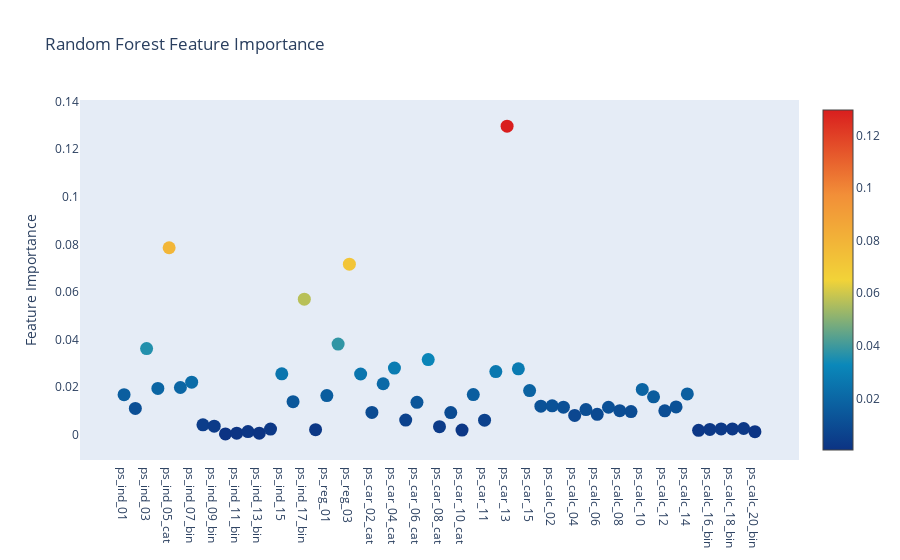

The notebook cell this image was saved under:
### Markdown cell above
## plot.ly scatter plot of feature importances

### Code cell
# Scatter plot 
trace = go.Scatter(
    y = rf.feature_importances_,
    x = features,
    mode='markers',
    marker=dict(
        sizemode = 'diameter',
        sizeref = 1,
        size = 13,
        #size= rf.feature_importances_,
        #color = np.random.randn(500), #set color equal to a variable
        color = rf.feature_importances_,
        colorscale='Portland',
        showscale=True
    ),
    text = features
)
data = [trace]

layout= go.Layout(
    autosize= True,
    title= 'Random Forest Feature Importance',
    hovermode= 'closest',
     xaxis= dict(
         ticklen= 5,
         showgrid=False,
        zeroline=False,
        showline=False
     ),
    yaxis=dict(
        title= 'Feature Importance',
        showgrid=False,
        zeroline=False,
        ticklen= 5,
        gridwidth= 2
    ),
    showlegend= False
)
fig = go.Figure(data=data, layout=layout)
py.iplot(fig,filename='scatter2010')

### Figure 1 — Plotly figure (JSON) as saved in the notebook; plotly's stock layout.template omitted (floating-point values rounded to 4 significant figures)
{"data": [{"marker": {"color": [0.01686, 0.01105, 0.03622, 0.01947, 0.07861, 0.01987, 0.02209, 0.004199, 0.003608, 0.0003743, 0.0006586, 0.001347, 0.0006631, 0.002396, 0.0256, 0.01392, 0.05697, 0.002158, 0.01648, 0.03813, 0.0717, 0.02554, 0.009404, 0.02144, 0.02801, 0.006161, 0.01364, 0.03162, 0.003394, 0.009318, 0.00199, 0.0169, 0.006131, 0.02658, 0.1297, 0.02773, 0.01855, 0.01201, 0.01216, 0.01158, 0.008129, 0.01059, 0.008598, 0.01156, 0.01014, 0.00976, 0.01907, 0.01595, 0.01008, 0.01171, 0.01718, 0.00187, 0.002257, 0.00247, 0.002456, 0.00263, 0.001287], "colorscale": [[0, "rgb(12,51,131)"], [0.25, "rgb(10,136,186)"], [0.5, "rgb(242,211,56)"], [0.75, "rgb(242,143,56)"], [1, "rgb(217,30,30)"]], "showscale": true, "size": 13, "sizemode": "diameter", "sizeref": 1}, "mode": "markers", "text": ["ps_ind_01", "ps_ind_02_cat", "ps_ind_03", "ps_ind_04_cat", "ps_ind_05_cat", "ps_ind_06_bin", "ps_ind_07_bin", "ps_ind_08_bin", "ps_ind_09_bin", "ps_ind_10_bin", "ps_ind_11_bin", "ps_ind_12_bin", "ps_ind_13_bin", "ps_ind_14", "ps_ind_15", "ps_ind_16_bin", "ps_ind_17_bin", "ps_ind_18_bin", "ps_reg_01", "ps_reg_02", "ps_reg_03", "ps_car_01_cat", "ps_car_02_cat", "ps_car_03_cat", "ps_car_04_cat", "ps_car_05_cat", "ps_car_06_cat", "ps_car_07_cat", "ps_car_08_cat", "ps_car_09_cat", "ps_car_10_cat", "ps_car_11_cat", "ps_car_11", "ps_car_12", "ps_car_13", "ps_car_14", "ps_car_15", "ps_calc_01", "ps_calc_02", "ps_calc_03", "ps_calc_04", "ps_calc_05", "ps_calc_06", "ps_calc_07", "ps_calc_08", "ps_calc_09", "ps_calc_10", "ps_calc_11", "ps_calc_12", "ps_calc_13", "ps_calc_14", "ps_calc_15_bin", "ps_calc_16_bin", "ps_calc_17_bin", "ps_calc_18_bin", "ps_calc_19_bin", "ps_calc_20_bin"], "type": "scatter", "x": ["ps_ind_01", "ps_ind_02_cat", "ps_ind_03", "ps_ind_04_cat", "ps_ind_05_cat", "ps_ind_06_bin", "ps_ind_07_bin", "ps_ind_08_bin", "ps_ind_09_bin", "ps_ind_10_bin", "ps_ind_11_bin", "ps_ind_12_bin", "ps_ind_13_bin", "ps_ind_14", "ps_ind_15", "ps_ind_16_bin", "ps_ind_17_bin", "ps_ind_18_bin", "ps_reg_01", "ps_reg_02", "ps_reg_03", "ps_car_01_cat", "ps_car_02_cat", "ps_car_03_cat", "ps_car_04_cat", "ps_car_05_cat", "ps_car_06_cat", "ps_car_07_cat", "ps_car_08_cat", "ps_car_09_cat", "ps_car_10_cat", "ps_car_11_cat", "ps_car_11", "ps_car_12", "ps_car_13", "ps_car_14", "ps_car_15", "ps_calc_01", "ps_calc_02", "ps_calc_03", "ps_calc_04", "ps_calc_05", "ps_calc_06", "ps_calc_07", "ps_calc_08", "ps_calc_09", "ps_calc_10", "ps_calc_11", "ps_calc_12", "ps_calc_13", "ps_calc_14", "ps_calc_15_bin", "ps_calc_16_bin", "ps_calc_17_bin", "ps_calc_18_bin", "ps_calc_19_bin", "ps_calc_20_bin"], "y": [0.01686, 0.01105, 0.03622, 0.01947, 0.07861, 0.01987, 0.02209, 0.004199, 0.003608, 0.0003743, 0.0006586, 0.001347, 0.0006631, 0.002396, 0.0256, 0.01392, 0.05697, 0.002158, 0.01648, 0.03813, 0.0717, 0.02554, 0.009404, 0.02144, 0.02801, 0.006161, 0.01364, 0.03162, 0.003394, 0.009318, 0.00199, 0.0169, 0.006131, 0.02658, 0.1297, 0.02773, 0.01855, 0.01201, 0.01216, 0.01158, 0.008129, 0.01059, 0.008598, 0.01156, 0.01014, 0.00976, 0.01907, 0.01595, 0.01008, 0.01171, 0.01718, 0.00187, 0.002257, 0.00247, 0.002456, 0.00263, 0.001287]}], "layout": {"autosize": true, "hovermode": "closest", "showlegend": false, "title": {"text": "Random Forest Feature Importance"}, "xaxis": {"showgrid": false, "showline": false, "ticklen": 5, "zeroline": false}, "yaxis": {"gridwidth": 2, "showgrid": false, "ticklen": 5, "title": {"text": "Feature Importance"}, "zeroline": false}}}
